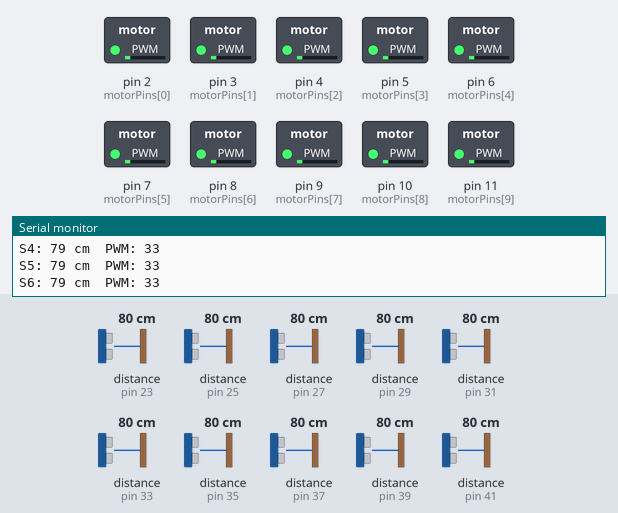
Recording of a sketch running on a simulated Arduino Mega 2560, built with avr-gcc and run on an emulated ATmega2560. Shown: switched loads named in the sketch (green lamp = pin HIGH), the last lines printed to the serial monitor. Wiring (inferred from the names in the program): 10 × ultrasonic range finder: trigger pin 22, echo pin 23 / trigger pin 24, echo pin 25 / trigger pin 26, echo pin 27 / trigger pin 28, echo pin 29 / trigger pin 30, echo pin 31 / trigger pin 32, echo pin 33 / trigger pin 34, echo pin 35 / trigger pin 36, echo pin 37 / trigger pin 38, echo pin 39 / trigger pin 40, echo pin 41. The inputs (shaded band) are chosen by the test bench; at power-on: distance to the obstacle (sensors on pin 23, pin 25, pin 29, pin 41, pin 27, pin 31, pin 33, pin 35, pin 37, pin 39) 80 cm. The echo pulse lasts 58.3 µs per cm; pins used as bus, display or sensor lines are not drawn.

Above: at 1.2 s.
1.3 s: distance to the obstacle (sensor on pin 23) set to 120 cm
At 2.5 s:
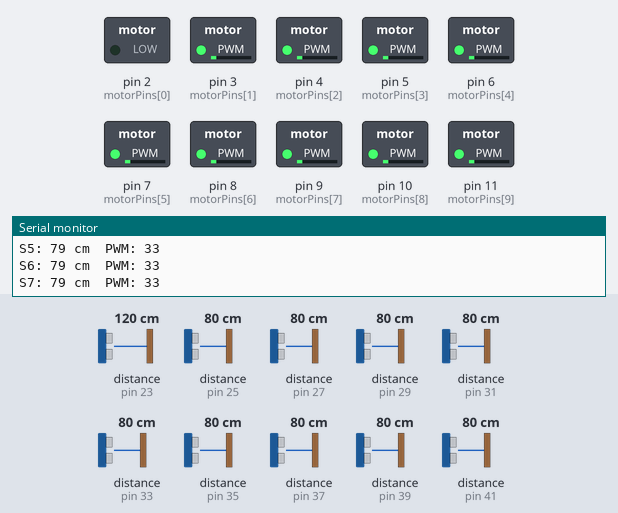
2.9 s: distance to the obstacle (sensor on pin 25) set to 120 cm
At 3.8 s:
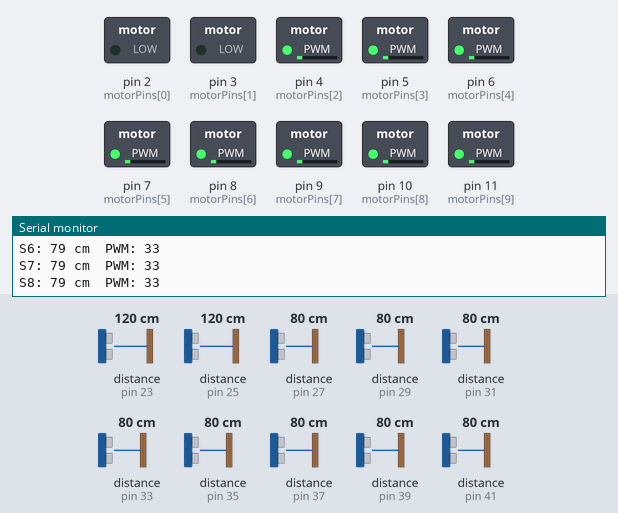
4.4 s: distance to the obstacle (sensor on pin 29) set to 35 cm
At 5.6 s:
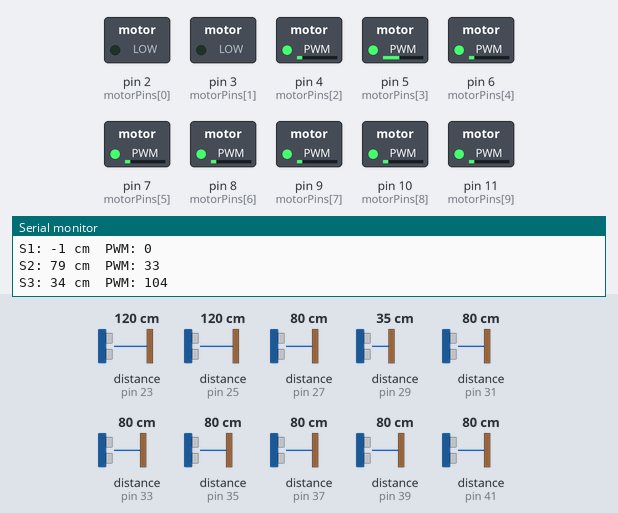
5.9 s: distance to the obstacle (sensor on pin 41) set to 2 cm
At 7.2 s:
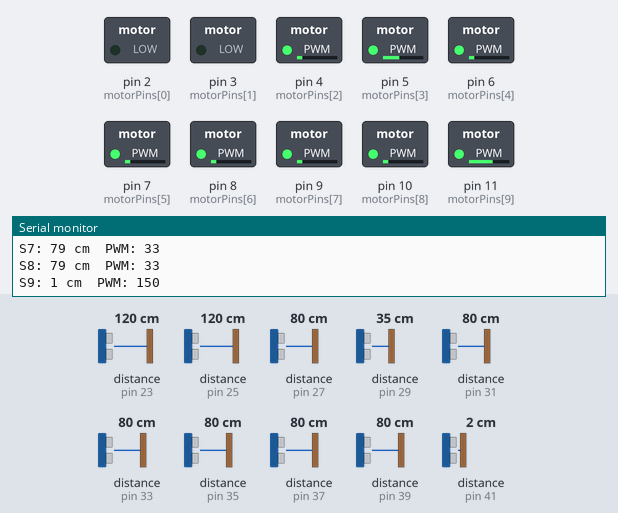
7.5 s: distance to the obstacle (sensor on pin 27) set to 35 cm
At 7.9 s:
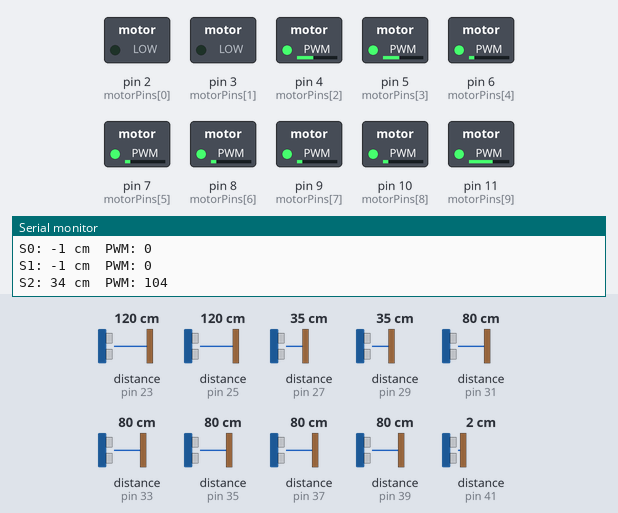
9.1 s: distance to the obstacle (sensor on pin 31) set to 18 cm
At 10.4 s:
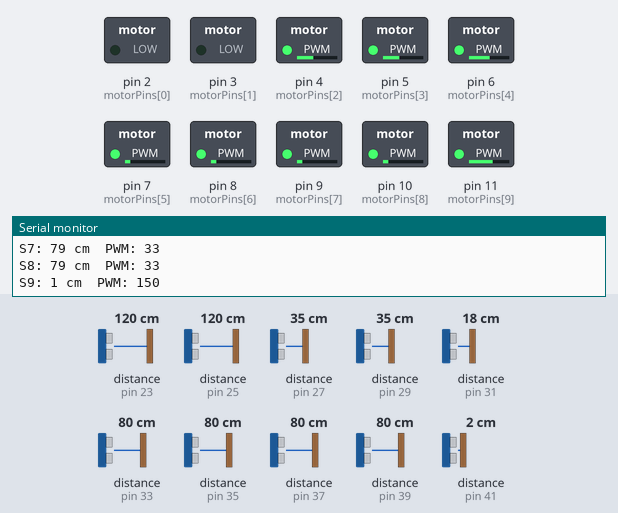
Timing chart, 0 to 11.6 s (numbered marks = the images above; inputs shaded):
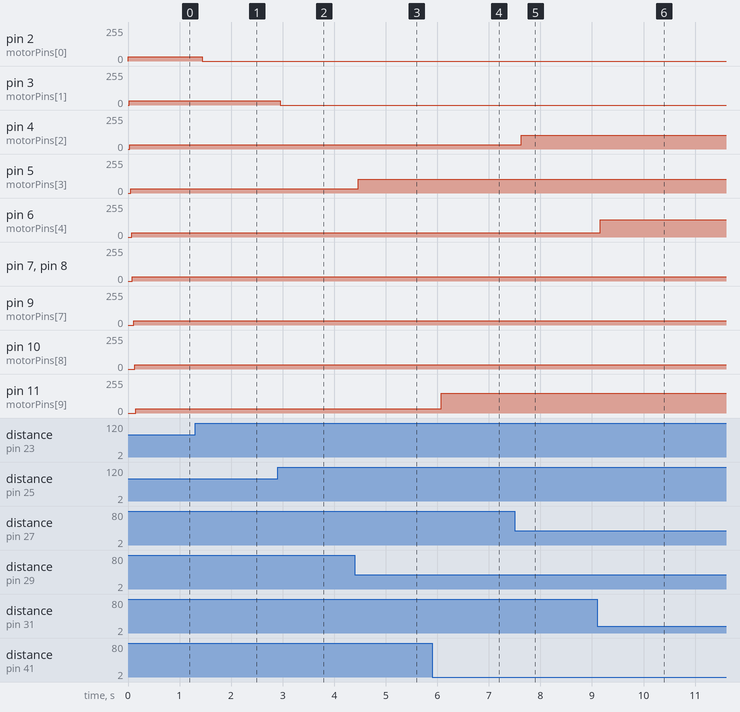

Measured:
- after the input at 1.3 s, pin 2 (motorPins[0]): 33/255 → 0/255 after 0.14 s
- after the input at 2.9 s, pin 3 (motorPins[1]): 33/255 → 0/255 after 0.05 s
- after the input at 4.4 s, pin 5 (motorPins[3]): 33/255 → 104/255 after 0.07 s
- after the input at 5.9 s, pin 11 (motorPins[9]): 33/255 → 150/255 after 0.18 s
- after the input at 7.5 s, pin 4 (motorPins[2]): 33/255 → 104/255 after 0.13 s
- after the input at 9.1 s, pin 6 (motorPins[4]): 33/255 → 131/255 after 0.06 s

The sketch:

HaloSense_Hackathon.ino
```cpp
const int NUM_SENSORS = 10;

const int trigPins[NUM_SENSORS]  = {22, 24, 26, 28, 30, 32, 34, 36, 38, 40};
const int echoPins[NUM_SENSORS]  = {23, 25, 27, 29, 31, 33, 35, 37, 39, 41};
const int motorPins[NUM_SENSORS] = { 2,  3,  4,  5,  6,  7,  8,  9, 10, 11};

const int maxDistanceCm = 100;  // vibration starts here
const int minDistanceCm = 5;    // HC-SR04 can't read reliably much closer
const int pwmMin = 0;          // lowest value that reliably spins the motor
const int pwmMax = 150;         // ~3V average on a 5V supply

// ~100cm round trip is about 5.8ms, so 6ms timeout keeps the loop fast.
// Anything beyond 100cm times out and counts as "no reading".
const unsigned long echoTimeoutUs = 6000;

// Gap between sensors so one sensor's echo fades before the next fires
const int interSensorDelayMs = 10;

long readDistanceCm(int trigPin, int echoPin) {
  digitalWrite(trigPin, LOW);
  delayMicroseconds(2);
  digitalWrite(trigPin, HIGH);
  delayMicroseconds(10);
  digitalWrite(trigPin, LOW);

  long duration = pulseIn(echoPin, HIGH, echoTimeoutUs);
  if (duration == 0) return -1;  // no reading

  return duration * 0.0343 / 2;
}

void setup() {
  for (int i = 0; i < NUM_SENSORS; i++) {
    pinMode(trigPins[i], OUTPUT);
    pinMode(echoPins[i], INPUT);
    pinMode(motorPins[i], OUTPUT);
    analogWrite(motorPins[i], 0);
  }
  Serial.begin(9600);
}

void loop() {
  for (int i = 0; i < NUM_SENSORS; i++) {
    long distance = readDistanceCm(trigPins[i], echoPins[i]);

    int pwm = 0;
    if (distance > 0 && distance < maxDistanceCm) {
      long d = constrain(distance, minDistanceCm, maxDistanceCm);
      // Closer = stronger: invert the mapping
      pwm = map(d, maxDistanceCm, minDistanceCm, pwmMin, pwmMax);
    }

    analogWrite(motorPins[i], pwm);

    Serial.print("S");
    Serial.print(i);
    Serial.print(": ");
    Serial.print(distance);
    Serial.print(" cm  PWM: ");
    Serial.println(pwm);

    delay(interSensorDelayMs);
  }
  Serial.println("---");
}
```
